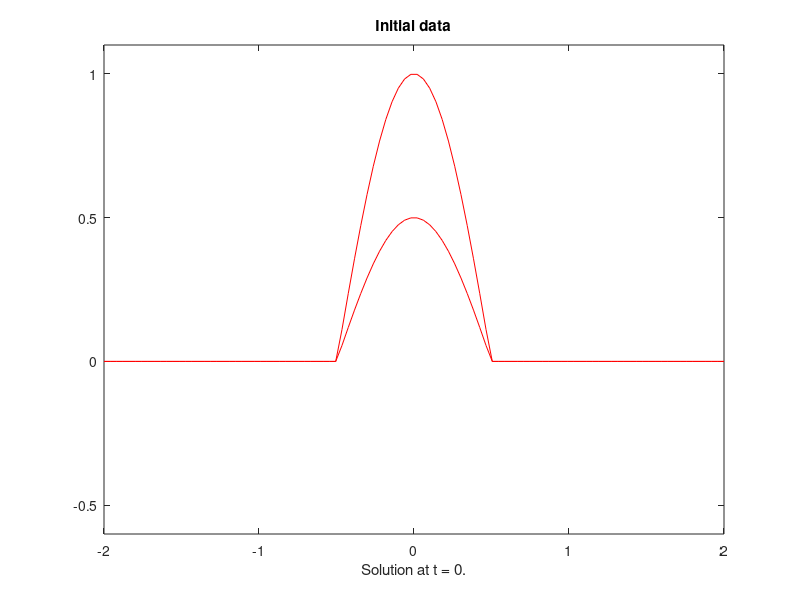

The MATLAB script that drew this image: (Note: this script raises an error after producing the figure.)
function transmission
% Example 3.3 of Chapter 10 in E.C. Zachmanoglou and D.W. Thoe, Introduction 
% to Partial Differential Equations with Applications, Dover, New York, 1986 
% treats an electrical transmission line.  The PDEs have the form
%   L I_t + E_x + R I = 0
%   C E_t + I_x + G E = 0
% for positive constant parameters L,R,C,G.  The problem is set on the
% whole real line with I(x,0) = f(x), E(x,0) = g(x).  In the special case
% that RC = LG, a distortionless line, an analytical solution is available, 
% so we solve an example of this kind.  We write V = [I,E]^T.  With the 
% support of f(x) and g(x) confined to |x| < 0.5, we solve the problem on
% [-2,2] and impose the undisturbed values of zero as boundary conditions.
%
% The second order LxW does rather better than the first order LxF. There
% is no need for the smoothing of SLxW. Indeed, the filter of SLxW flattens 
% a peak in the plot for t = 0.25 that is present in the analytical solution.

global L R C MF MS
L = 4; R = 4; C = 1; G = 1;
MF = [0, -(1/L); -(1/C), 0];
MS = [-(R/L), 0; 0, -(G/C)];

meth = menu('Specify the method','LxF','LxW','SLxW');
switch meth
    case 1
        method = 'LxF';
    case 2
        method = 'LxW';
    case 3
        method = 'SLxW';
end

t = 0;
Npoints = 100;
x = linspace(-2,2,Npoints);

V = zeros(2,Npoints);
V(1,:) = f(x);  % I(x,0)
V(2,:) = g(x);  % E(x,0)

close all
plot(x,V,'r')
title('Initial data');  
xlabel(['Solution at t = ',num2str(t),'.']);
axis([-2 2 -0.6 1.1]) 
pause

sol = setup(2,{@flux,@source},t,x,V,method,[],@bcfun);

% The spectral radius of the local Jacobian MF is 1/sqrt(LC),
% so for CFL of 0.9,
dx = x(2) - x(1);
dt = 0.9*dx*sqrt(L*C);  

howfar = 0.25;
for m = 1:5
    sol = hpde(sol,howfar,dt);                              
    t = sol.t;
    V = sol.u;
    plot(x,V,'.-k',x,analytical(t,x),'r')
    axis([-2 2 -0.6 1.1]) 
    title(['Computed with ',method,'. Analytical solution in red.'])
    xlabel(['Solution at t = ',num2str(t),'.']);
    pause
end

%=========================================================================
% Subfunctions

    function v = f(x)
        v = zeros(size(x));
        ndx = find(abs(x) < 0.5);
        v(ndx) = cos(pi*x(ndx));
    % end function f
    
    function v = g(x)
        v = 0.5*f(x);
    % end function g
    
    function F = flux(t,x,V)
        global MF 
        F = MF*V;
    % end function flux

    function S = source(t,x,V)   
        global MS
        S = MS*V;
    % end function source
           
    function [VL,VR] = bcfun(t,VLex,VRex)
        VL = [0;0]; VR = [0;0];
    % end function bcfun
    
    function Vtrue = analytical(t,x)
        global L R C
        fR = f(x - t/sqrt(L*C)); fL = f(x + t/sqrt(L*C));
        gR = g(x - t/sqrt(L*C)); gL = g(x + t/sqrt(L*C));
        Vtrue = zeros(2,length(x));
        Vtrue(1,:) = 0.5*(fR + fL) + 0.5*sqrt(C/L)*(gR - gL);
        Vtrue(2,:) = 0.5*sqrt(L/C)*(fR - fL) + 0.5*(gR + gL);
        Vtrue = Vtrue*exp(-(R/L)*t);      
    % end function analytical
            

% end function transmission